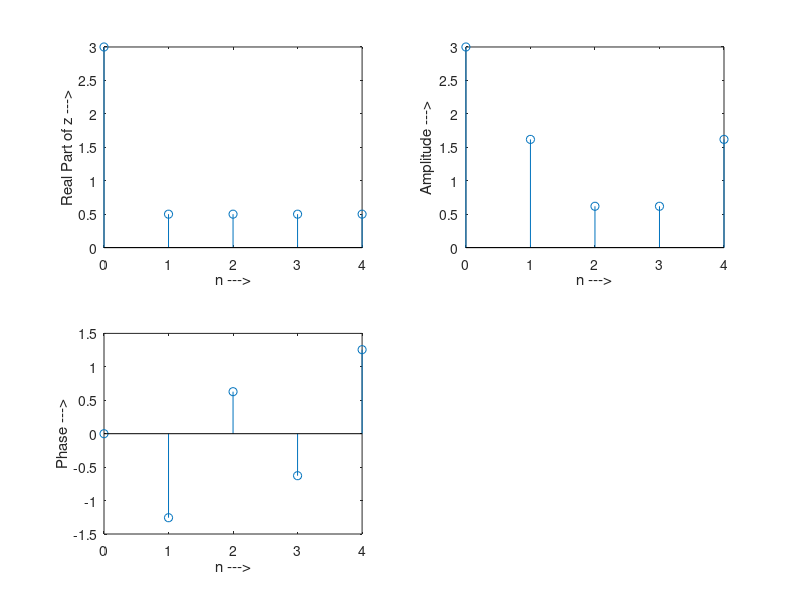

The MATLAB source for this figure:
%{

Write octave program to find 4 and 8 point DFT of sequence using analytical method. Verify the result of 4 point DFT using theoretical calculation, plot sequence corresponding DFT, magnitude, response and angle response also find 51 point DFT and compare it with previous

    x(n) = {1, 1, 1}

%}


N = input("Enter length : ");
z = zeros(1, N);


for n = 0:N-1
    k = 0:N-1;
    x = [ones(1,3), zeros(1,N-3)];
    y = ((2*pi*k)/N)*n;
    z(k+1) = z(k+1) + x(n+1) .* exp(-1i*y);

    % Plotting in the loop will overwrite the plot on each iteration,
    % so plot only once after the loop.
end

z

% First plot: Real part of z
subplot(2, 2, 1);
stem(k, real(z));
xlabel('n --->');
ylabel('Real Part of z --->');


% Second plot: Magnitude (Amplitude) of z
p = abs(z);
subplot(2, 2, 2);
stem(k, p);
xlabel('n --->');
ylabel('Amplitude --->');


% Third plot: Phase of z
q = angle(z);
subplot(2, 2, 3);
stem(k, q);
xlabel('n --->');
ylabel('Phase --->');

